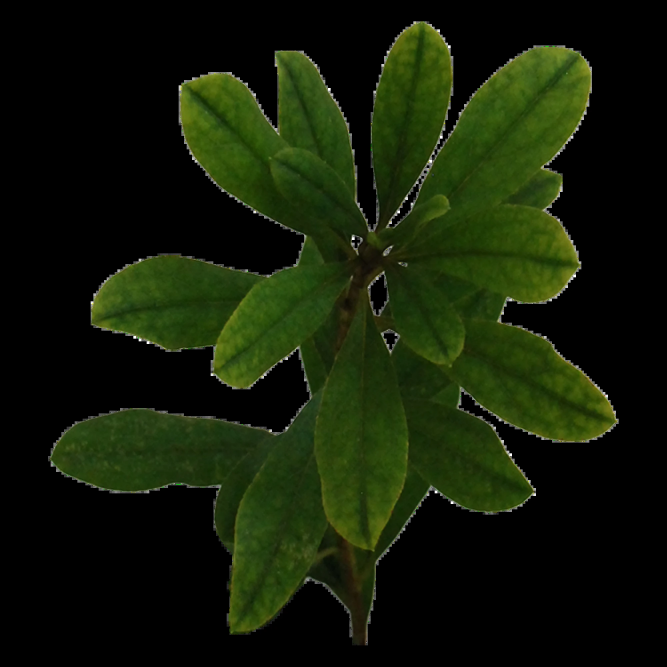
#> input picture previous/1110/xray/mj_input/plant1.webp, 2000 x 2000 px (shown at 1/3 size)
$ python xray.py mj_input/plant1.webp mj_input/plant2.webp mj_input/plant2.webp   (older library calls are emulated)
#> lines starting #> are read from the running program, lines starting #| are printed output that depends on the picture; after the words box and inside, x2 and y2 are one past the last pixel; in counts of white or black regions, pixels touching at a corner belong together
"""Fake X-ray / backlit translucency from a studio plant photo (grey bg, hand)."""
import sys, numpy as np, cv2

def load(path, maxside=1800):
#> called with path = 'mj_input/plant1.webp', maxside = 1800
    im = cv2.imdecode(np.fromfile(path, np.uint8), cv2.IMREAD_COLOR)
#> im is the input picture: shape (2000, 2000, 3); mean B, G, R 7.2, 27.9, 18.7
    s = maxside / max(im.shape[:2])
    if s < 1: im = cv2.resize(im, None, fx=s, fy=s, interpolation=cv2.INTER_AREA)
#> im: shape (1800, 1800, 3)
    return im

def plant_mask(im):
    hsv = cv2.cvtColor(im, cv2.COLOR_BGR2HSV).astype(np.float32)
    h, s, v = hsv[..., 0] * 2, hsv[..., 1] / 255, hsv[..., 2] / 255
    m = ((h > 38) & (h < 130) & (s > 0.16)).astype(np.uint8)
#> m: shape (1800, 1800); values 0 (black) and 1 (white), 39.8% white; 357 white regions (326 under 20 px), largest, box (x1, y1, x2, y2) and area: (133, 56, 1668, 1746) 1288332, (1483, 814, 1498, 821) 99, (1628, 1174, 1642, 1181) 76
    m = cv2.morphologyEx(m, cv2.MORPH_OPEN, np.ones((3, 3), np.uint8))
#> m: shape (1800, 1800); values 0 (black) and 1 (white), 39.8% white; 51 white regions (23 under 20 px), largest, box (x1, y1, x2, y2) and area: (133, 56, 1668, 1746) 1286903, (1483, 814, 1498, 821) 99, (1138, 1361, 1152, 1368) 88
    m = cv2.morphologyEx(m, cv2.MORPH_CLOSE, np.ones((7, 7), np.uint8))
#> m: shape (1800, 1800); values 0 (black) and 1 (white), 39.9% white; 13 white regions (4 under 20 px), largest, box (x1, y1, x2, y2) and area: (133, 56, 1668, 1746) 1291715, (743, 1679, 749, 1685) 33, (1535, 787, 1541, 792) 30
    n, lab, st, _ = cv2.connectedComponentsWithStats(m)
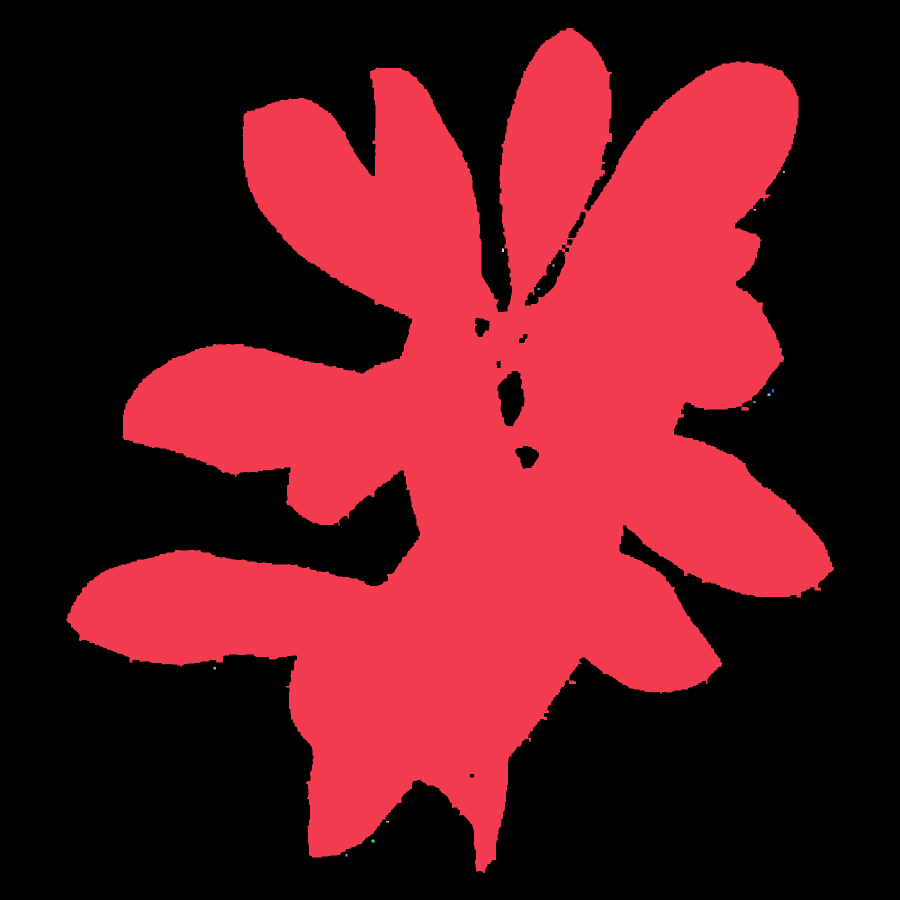
#> lab: shape (1800, 1800) int32 (shown at 1/2 size); 14 distinct labels, from 0 to 13; one colour per label, 0 black
#> n = 14; st = 14 rows, first 6: [0, 0, 1800, 1800, 1948016], [133, 56, 1535, 1690, 1291715], [1566, 342, 4, 4, 15], [1507, 418, 5, 3, 15], [1004, 497, 4, 7, 28], [1105, 529, 4, 4, 16]
    if n > 1:
        keep = 1 + np.argmax(st[1:, cv2.CC_STAT_AREA])
#> keep = 1
        big = st[1:, cv2.CC_STAT_AREA] > st[keep, cv2.CC_STAT_AREA] * 0.02
#> big = [True, False, False, False, False, False, False, False, False, False, False, False, False]
        m = np.isin(lab, 1 + np.where(big)[0]).astype(np.uint8)
#> m: shape (1800, 1800); values 0 (black) and 1 (white), 39.9% white; 1 white region, box (x1, y1, x2, y2) and area: (133, 56, 1668, 1746) 1291715
    # fill small interior holes (plant hub)
    inv = (1 - m).astype(np.uint8)
    n, lab, st, _ = cv2.connectedComponentsWithStats(inv)
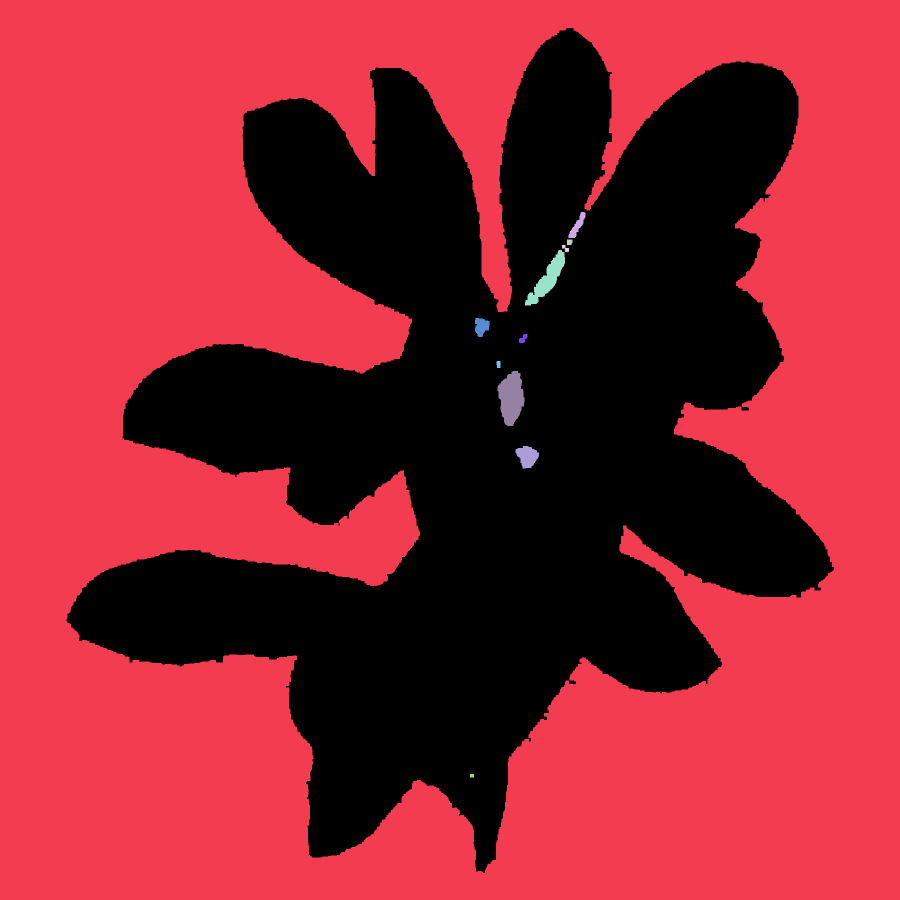
#> lab: shape (1800, 1800) int32 (shown at 1/2 size); 12 distinct labels, from 0 to 11; one colour per label, 0 black
#> n = 12; st = [[133, 56, 1535, 1690, 1291715], [0, 0, 1800, 1800, 1937619], [1137, 424, 34, 52, 699], [1134, 479, 11, 11, 114], [1124, 490, 14, 14, 111], [1050, 500, 80, 111, 3051], [950, 636, 29, 38, 810], [1038, 668, 17, 18, 188], [993, 722, 8, 14, 105], [995, 742, 54, 110, 4114], [1031, 892, 47, 45, 1418], [940, 1548, 8, 7, 56]]
    for i in range(1, n):
        x, y, w, h_, a = st[i]
        touches = x == 0 or y == 0 or x + w >= m.shape[1] or y + h_ >= m.shape[0]
        if not touches and a < m.sum() * 0.01: m[lab == i] = 1
#> this loop made 11 passes
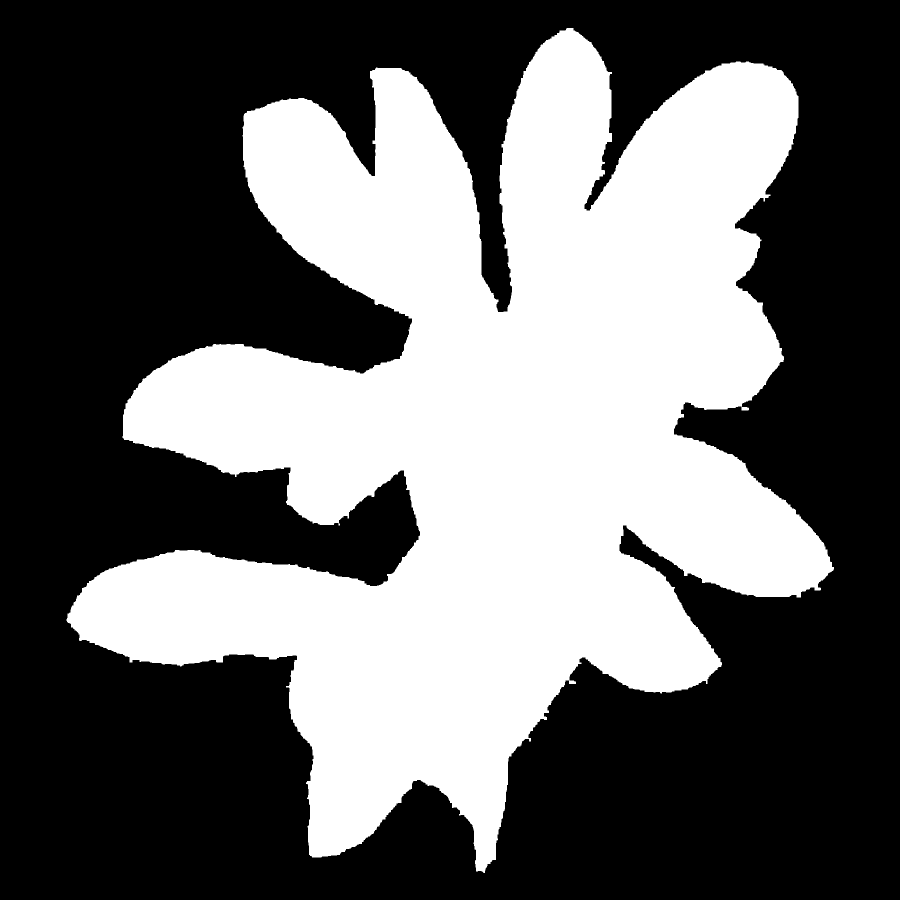
#> m: shape (1800, 1800) (shown at 1/2 size); values 0 (black) and 1 (white), 40.2% white; 1 white region, box (x1, y1, x2, y2) and area: (133, 56, 1668, 1746) 1302381
    return m.astype(np.float32)

def xray(im, m, p):
    L = cv2.cvtColor(im, cv2.COLOR_BGR2LAB)[..., 0].astype(np.float32) / 255
    ms = cv2.GaussianBlur(m, (0, 0), 1.2)
    # normalise luminance inside plant
    vals = L[m > 0.5]; lo, hi = np.percentile(vals, 2), np.percentile(vals, 98)
#> after `lo, hi = (np.percentile(vals, 2), np.percentile(vals, 98))`: lo = 0.098; hi = 0.482
    Ln = np.clip((L - lo) / (hi - lo + 1e-6), 0, 1)
    Ln = cv2.bilateralFilter(Ln, 9, 0.08, p['bs'])
    # tonal structure (darker in photo = denser): large-scale
    base = cv2.GaussianBlur(Ln, (0, 0), p['sb'])
    # fine detail: veins are lighter than blade in photo -> become dense lines
    hp = Ln - cv2.GaussianBlur(Ln, (0, 0), p['sv'])
    # veins are thin lines: their sign shows up as the skewed tail of hp
    v = hp[m > 0.5]; skew = np.mean((v - v.mean()) ** 3) / (v.std() ** 3 + 1e-9)
#> after `skew = np.mean((v - v.mean()) ** 3) / (v.std() ** 3 + 1e-09)`: skew = 2.73
    sign = 1.0 if skew >= 0 else -1.0
#> sign = 1
    if p.get('flip'): sign = -sign
    veins = np.clip(sign * hp * p['kv'], -1, 1)
    # internal boundaries (overlapping leaf edges)
    gx = cv2.Sobel(cv2.GaussianBlur(Ln, (0, 0), 2.0), cv2.CV_32F, 1, 0)
    gy = cv2.Sobel(cv2.GaussianBlur(Ln, (0, 0), 2.0), cv2.CV_32F, 0, 1)
    edges = cv2.GaussianBlur(np.clip(np.hypot(gx, gy) * p['ke'], 0, 1), (0, 0), 1.5)
    # silhouette rim
    er = cv2.erode(m, np.ones((p['rw'], p['rw']), np.uint8))
#> er: shape (1800, 1800) float32; values 0 (black) and 1 (white), 39.4% white; 3 white regions, box (x1, y1, x2, y2) and area: (136, 58, 1666, 1742) 1275286, (1485, 816, 1495, 819) 27, (1140, 1363, 1150, 1366) 23
    rim = cv2.GaussianBlur(m - er, (0, 0), p['rw'] * 0.4)
    # center density: distance from silhouette edge
    ys, xs = np.where(m > 0.5)
    cy, cx = p.get('hub') or (ys.mean(), xs.mean())
#> cy = 859.2; cx = 971.7
    size = max(np.ptp(ys), np.ptp(xs))
#> size = 1689
    yy, xx = np.mgrid[:m.shape[0], :m.shape[1]]
    rr = np.hypot(yy - cy, xx - cx) / (size * p['hr'])
    dist = np.exp(-rr ** 2)
    density = (p['d0'] + p['d1'] * (1 - base) + p['dc'] * dist ** 1.5
               + p['dv'] * veins + p['de'] * edges + p['dr'] * rim)
    density = np.clip(density, 0, 1) ** p['g'] * ms
    out = 1 - density
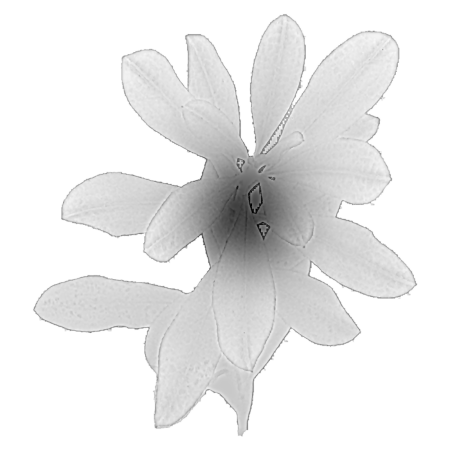
#> out: shape (1800, 1800) float64 (shown at 1/4 size); min -1.19e-07, max 1, mean 0.913; drawn with min black and max white
    return np.clip(out, 0, 1), ms

P = dict(bs=5, sb=10, sv=6, kv=3.0, ke=1.2, rw=5, d0=0.06, d1=0.20, dc=0.55, hr=0.16, dv=0.20, de=0.10, dr=0.20, g=1.15)

if __name__ == '__main__':
    src, dst = sys.argv[1], sys.argv[2]
    if len(sys.argv) > 3 and sys.argv[3] == 'flip': P['flip'] = True
    im = load(src); m = plant_mask(im)
    out, ms = xray(im, m, P)
    ys, xs = np.where(m > 0.5); pad = 60
    y0, y1 = max(0, ys.min() - pad), min(m.shape[0], ys.max() + pad)
#> y0 = 0; y1 = 1800
    x0, x1 = max(0, xs.min() - pad), min(m.shape[1], xs.max() + pad)
#> x0 = 73; x1 = 1727
    g = (out[y0:y1, x0:x1] * 255).astype(np.uint8)
    mask = (ms[y0:y1, x0:x1] * 255).astype(np.uint8)
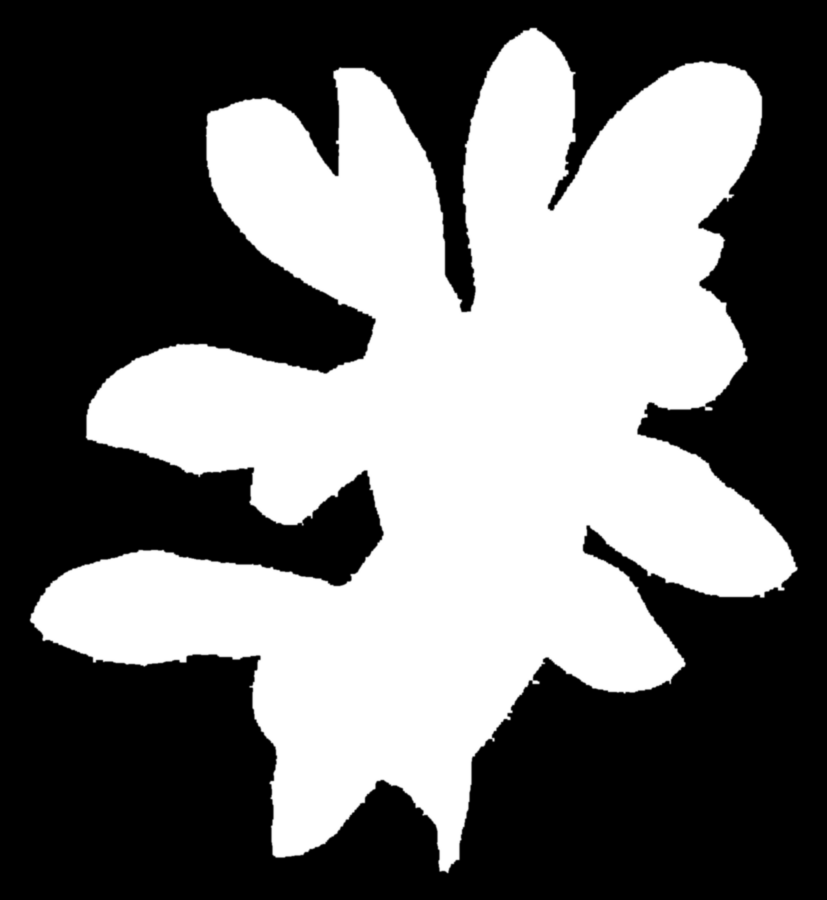
#> mask: shape (1800, 1654) (shown at 1/2 size); min 0, max 255, mean 111.5
    cv2.imencode('.png', g)[1].tofile(dst)
    cv2.imencode('.png', mask)[1].tofile(dst.replace('.png', '_mask.png'))
    print(dst, g.shape)
#| mj_input/plant2.webp (1800, 1654)
